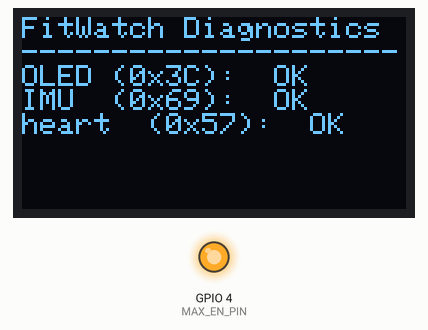
Recording of a sketch running on a simulated ESP32. On the bench: 128×64 one-colour display, output pins drawn as LEDs (lit = HIGH).

Above: at 0.2 s.

The sketch:

peripheral_check.ino
```cpp
#include <Wire.h>
#include <Adafruit_GFX.h>
#include <Adafruit_SSD1306.h>

#define SCREEN_WIDTH 128
#define SCREEN_HEIGHT 64
#define OLED_RESET    -1

#define SDA_PIN 8
#define SCL_PIN 9
#define MAX_EN_PIN 4  // MAX30102 / 1.8V LDO EN GPIO

Adafruit_SSD1306 display(SCREEN_WIDTH, SCREEN_HEIGHT, &Wire, OLED_RESET);

void setup() {
  Serial.begin(115200);

  // Enable the 1.8V rail for MAX30102
  pinMode(MAX_EN_PIN, OUTPUT);
  digitalWrite(MAX_EN_PIN, HIGH);
  delay(50);

  Wire.begin(SDA_PIN, SCL_PIN);

  if(!display.begin(SSD1306_SWITCHCAPVCC, 0x3C)) {
    Serial.println("OLED init failed!");
    for(;;);
  }

  display.clearDisplay();
  display.setTextSize(1);
  display.setTextColor(SSD1306_WHITE);
  display.setCursor(0, 0);
  display.println("FitWatch Diagnostics");
  display.println("---------------------");

  // Check for MAX30102 (0x57) and IMU (0x69)
  bool maxFound = false, imuFound = false;

  Wire.beginTransmission(0x57);
  if (Wire.endTransmission() == 0) maxFound = true;

  Wire.beginTransmission(0x69);
  if (Wire.endTransmission() == 0) imuFound = true;

  display.print("OLED (0x3C):  "); display.println("OK");
  display.print("IMU  (0x69):  "); display.println(imuFound ? "OK" : "MISSING");
  display.print("heart  (0x57):  "); display.println(maxFound ? "OK" : "MISSING");

  display.display();
}

void loop() {}
```
